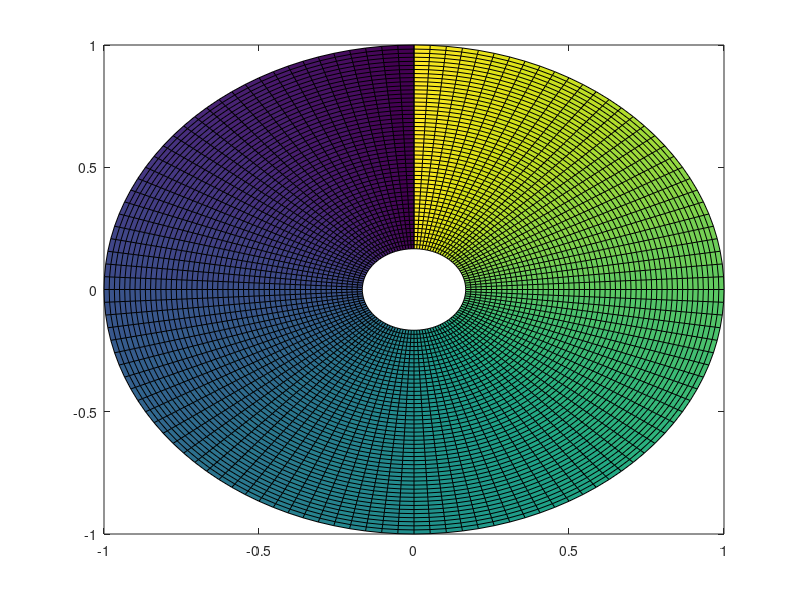

Recreate this plot in MATLAB. (Note: this script raises an error after producing the figure.)
function colorwheel()

n = 60;
r = (10:n)'/n;
theta = pi*(-n:n)/n - pi/2;
X = r*cos(theta);
Y = r*sin(theta);
C = (0*r + 1)*theta;

h = pcolor(X,Y,C);
h.LineStyle = 'none';
axis equal tight;
axis off;

end

